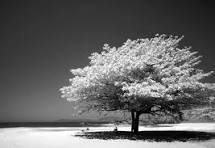
#> input picture grayscale.jpg, 215 x 148 px
$ python task3.py
#> lines starting #> are read from the running program, lines starting #| are printed output that depends on the picture
import cv2
import matplotlib.pyplot as plt

# Step 1: Load a grayscale image
image_path = 'grayscale.jpg'
gray_image = cv2.imread(image_path, cv2.IMREAD_GRAYSCALE)
#> gray_image is the input picture: shape (148, 215); min 0, max 255, mean 100.7

# Step 2: Apply histogram equalization
equalized_image = cv2.equalizeHist(gray_image)
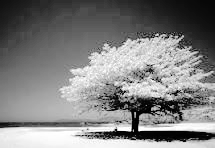
#> equalized_image: shape (148, 215); min 0, max 255, mean 128.1

# Step 3: Plot the original and equalized images
plt.figure(figsize=(12, 6))

plt.subplot(1, 2, 1)
plt.title("Original Image")
plt.imshow(gray_image, cmap='gray')
plt.axis('off')

plt.subplot(1, 2, 2)
plt.title("Equalized Image")
plt.imshow(equalized_image, cmap='gray')
plt.axis('off')

plt.show()
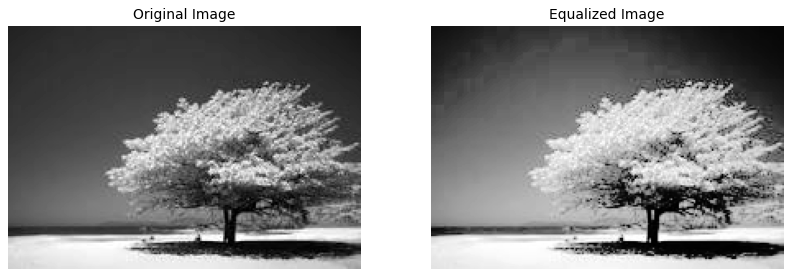
#> figure drawn by matplotlib, 2 panels

# Step 4: Plot histograms for both images
plt.figure(figsize=(12, 6))

plt.subplot(1, 2, 1)
plt.title("Histogram of Original Image")
plt.hist(gray_image.ravel(), 256, [0, 256], color='blue')
plt.xlim([0, 256])

plt.subplot(1, 2, 2)
plt.title("Histogram of Equalized Image")
plt.hist(equalized_image.ravel(), 256, [0, 256], color='red')
plt.xlim([0, 256])

plt.show()
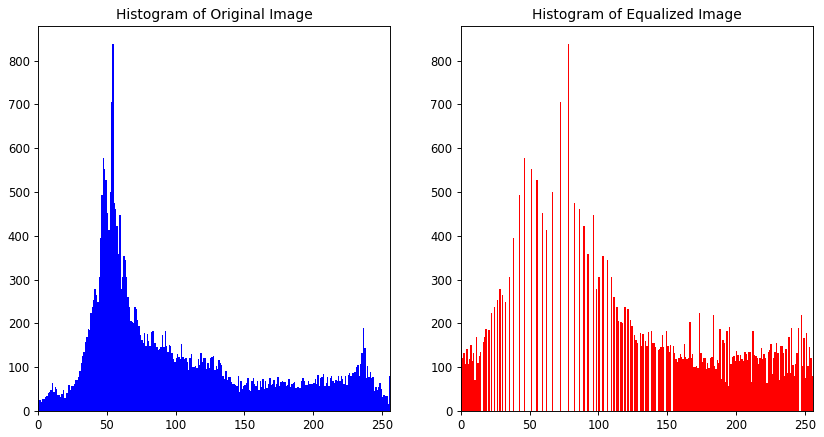
#> figure drawn by matplotlib, 2 panels; panel 1: tallest bar 837 high, from x = 54 to 55; panel 2: tallest bar 837 high, from x = 78 to 79
